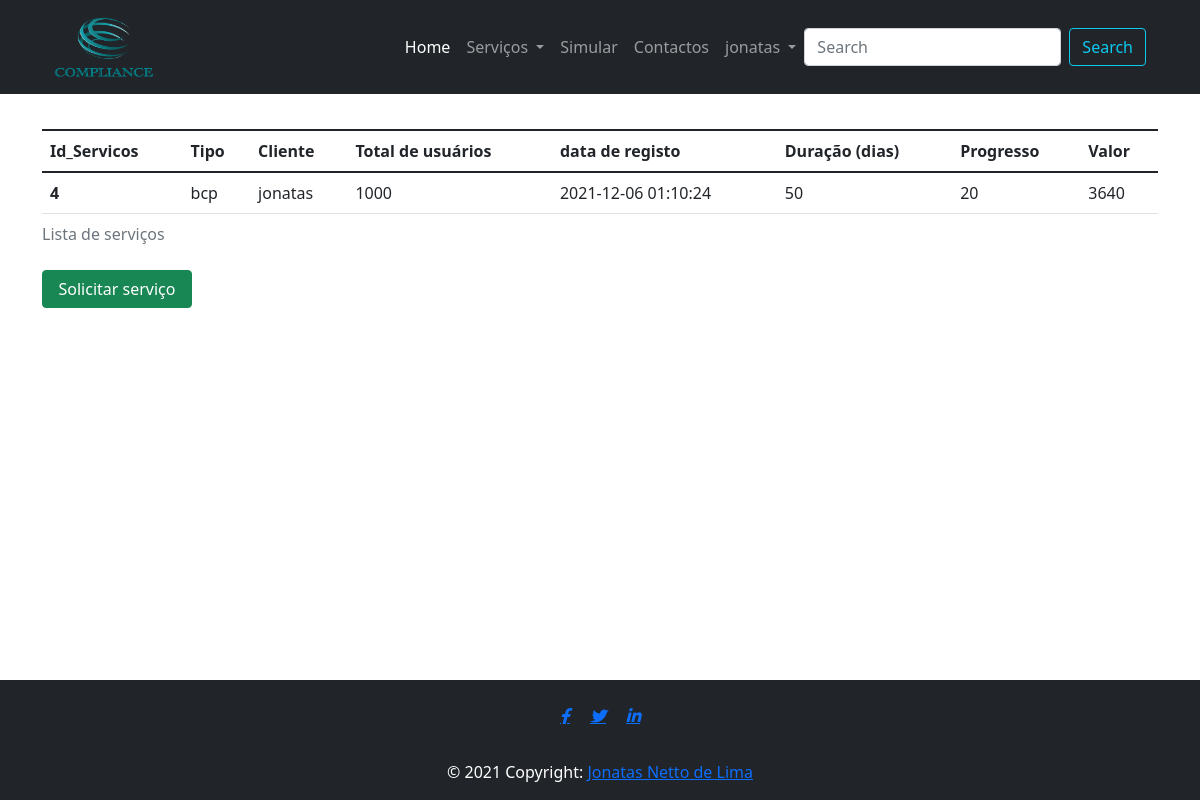
Page /meusservicos.php (signed in) on the committed database.
### data_base/selectservicos.php (the view, shortened to what this page needs)
<html>
    <link href="https://cdn.jsdelivr.net/npm/bootstrap@5.1.2/dist/css/bootstrap.min.css" rel="stylesheet">
</html>
<?php
    include('bd.php');
    $user = $_SESSION['username'];
    $stmt = $conn->query("SELECT * FROM serviços where cliente='$user';");
    while ($row = $stmt->fetch_array()) {
        echo "<tr>";
        echo "<th>" . $row['idServiços'] . "</th>";
        echo "<td>" . $row['tipo'] .  "</td>";
        echo "<td>" . $row['cliente'] . "</td>";
        echo "<td>" . $row['total_usuarios'] . "</td>";
        echo "<td>" . $row['data'] . "</td>";
        echo "<td>" . $row['duracao'] . "</td>";
        echo "<td>" . $row['progresso'] . "</td>";
        echo "<td>" . $row['valor'] . "</td>";
        ?>
    <?php
    }
?>

### rows in the picture
serviços: idServiços "4", tipo "bcp", cliente "jonatas", total_usuarios "1000", data "2021-12-06 01:10:24", duracao "50", progresso "20", valor "3640"

### other values in the picture
$_SESSION['username'] "jonatas"
